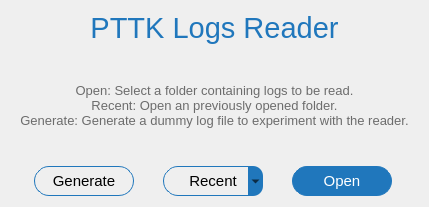
<?xml version="1.0" encoding="UTF-8"?>
<ui version="4.0">
 <class>StartUpDialog</class>
 <widget class="QDialog" name="StartUpDialog">
  <property name="geometry">
   <rect>
    <x>0</x>
    <y>0</y>
    <width>429</width>
    <height>207</height>
   </rect>
  </property>
  <property name="font">
   <font>
    <pointsize>10</pointsize>
   </font>
  </property>
  <property name="windowTitle">
   <string>StartUp Dialog</string>
  </property>
  <property name="windowOpacity">
   <double>1.000000000000000</double>
  </property>
  <property name="styleSheet">
   <string notr="true">QPushButton, QToolButton { border: 1px solid #2077bc;
     border-radius: 15px;
}

QPushButton#g_open {
     background-color: #2077bc;
	color: #FFFFFF;
}

QToolButton::menu-button
{
     background-color: #2077bc;
    border-top-right-radius: 10px;
    border-bottom-right-radius: 10px;
width: 15px;
}

</string>
  </property>
  <layout class="QVBoxLayout" name="verticalLayout">
   <item>
    <widget class="QLabel" name="label">
     <property name="sizePolicy">
      <sizepolicy hsizetype="Preferred" vsizetype="Fixed">
       <horstretch>0</horstretch>
       <verstretch>0</verstretch>
      </sizepolicy>
     </property>
     <property name="palette">
      <palette>
       <active>
        <colorrole role="WindowText">
         <brush brushstyle="SolidPattern">
          <color alpha="255">
           <red>32</red>
           <green>119</green>
           <blue>188</blue>
          </color>
         </brush>
        </colorrole>
       </active>
       <inactive>
        <colorrole role="WindowText">
         <brush brushstyle="SolidPattern">
          <color alpha="255">
           <red>32</red>
           <green>119</green>
           <blue>188</blue>
          </color>
         </brush>
        </colorrole>
       </inactive>
       <disabled>
        <colorrole role="WindowText">
         <brush brushstyle="SolidPattern">
          <color alpha="255">
           <red>120</red>
           <green>120</green>
           <blue>120</blue>
          </color>
         </brush>
        </colorrole>
       </disabled>
      </palette>
     </property>
     <property name="font">
      <font>
       <pointsize>22</pointsize>
       <underline>false</underline>
      </font>
     </property>
     <property name="text">
      <string>PTTK Logs Reader</string>
     </property>
     <property name="alignment">
      <set>Qt::AlignCenter</set>
     </property>
    </widget>
   </item>
   <item>
    <widget class="QLabel" name="label_2">
     <property name="sizePolicy">
      <sizepolicy hsizetype="Preferred" vsizetype="Expanding">
       <horstretch>0</horstretch>
       <verstretch>0</verstretch>
      </sizepolicy>
     </property>
     <property name="palette">
      <palette>
       <active>
        <colorrole role="WindowText">
         <brush brushstyle="SolidPattern">
          <color alpha="255">
           <red>108</red>
           <green>108</green>
           <blue>108</blue>
          </color>
         </brush>
        </colorrole>
       </active>
       <inactive>
        <colorrole role="WindowText">
         <brush brushstyle="SolidPattern">
          <color alpha="255">
           <red>108</red>
           <green>108</green>
           <blue>108</blue>
          </color>
         </brush>
        </colorrole>
       </inactive>
       <disabled>
        <colorrole role="WindowText">
         <brush brushstyle="SolidPattern">
          <color alpha="255">
           <red>120</red>
           <green>120</green>
           <blue>120</blue>
          </color>
         </brush>
        </colorrole>
       </disabled>
      </palette>
     </property>
     <property name="font">
      <font>
       <pointsize>10</pointsize>
      </font>
     </property>
     <property name="styleSheet">
      <string notr="true"/>
     </property>
     <property name="text">
      <string>Open: Select a folder containing logs to be read.
Recent: Open an previously opened folder.
Generate: Generate a dummy log file to experiment with the reader.</string>
     </property>
     <property name="alignment">
      <set>Qt::AlignCenter</set>
     </property>
    </widget>
   </item>
   <item>
    <layout class="QHBoxLayout" name="horizontalLayout">
     <item>
      <widget class="QPushButton" name="g_generate">
       <property name="sizePolicy">
        <sizepolicy hsizetype="Minimum" vsizetype="Expanding">
         <horstretch>0</horstretch>
         <verstretch>0</verstretch>
        </sizepolicy>
       </property>
       <property name="maximumSize">
        <size>
         <width>100</width>
         <height>30</height>
        </size>
       </property>
       <property name="font">
        <font>
         <pointsize>11</pointsize>
        </font>
       </property>
       <property name="cursor">
        <cursorShape>PointingHandCursor</cursorShape>
       </property>
       <property name="text">
        <string>Generate</string>
       </property>
      </widget>
     </item>
     <item>
      <widget class="QToolButton" name="g_recent">
       <property name="sizePolicy">
        <sizepolicy hsizetype="Preferred" vsizetype="Preferred">
         <horstretch>0</horstretch>
         <verstretch>0</verstretch>
        </sizepolicy>
       </property>
       <property name="maximumSize">
        <size>
         <width>100</width>
         <height>30</height>
        </size>
       </property>
       <property name="font">
        <font>
         <pointsize>11</pointsize>
        </font>
       </property>
       <property name="cursor">
        <cursorShape>PointingHandCursor</cursorShape>
       </property>
       <property name="text">
        <string>Recent</string>
       </property>
       <property name="icon">
        <iconset>
         <normaloff>:/resources/dropdown.png</normaloff>:/resources/dropdown.png</iconset>
       </property>
       <property name="iconSize">
        <size>
         <width>8</width>
         <height>8</height>
        </size>
       </property>
       <property name="checkable">
        <bool>false</bool>
       </property>
       <property name="popupMode">
        <enum>QToolButton::MenuButtonPopup</enum>
       </property>
       <property name="toolButtonStyle">
        <enum>Qt::ToolButtonTextOnly</enum>
       </property>
       <property name="autoRaise">
        <bool>false</bool>
       </property>
       <property name="arrowType">
        <enum>Qt::DownArrow</enum>
       </property>
      </widget>
     </item>
     <item>
      <widget class="QPushButton" name="g_open">
       <property name="sizePolicy">
        <sizepolicy hsizetype="Expanding" vsizetype="Expanding">
         <horstretch>0</horstretch>
         <verstretch>0</verstretch>
        </sizepolicy>
       </property>
       <property name="maximumSize">
        <size>
         <width>100</width>
         <height>30</height>
        </size>
       </property>
       <property name="palette">
        <palette>
         <active>
          <colorrole role="WindowText">
           <brush brushstyle="SolidPattern">
            <color alpha="255">
             <red>255</red>
             <green>255</green>
             <blue>255</blue>
            </color>
           </brush>
          </colorrole>
          <colorrole role="Button">
           <brush brushstyle="SolidPattern">
            <color alpha="255">
             <red>32</red>
             <green>119</green>
             <blue>188</blue>
            </color>
           </brush>
          </colorrole>
          <colorrole role="Text">
           <brush brushstyle="SolidPattern">
            <color alpha="255">
             <red>255</red>
             <green>255</green>
             <blue>255</blue>
            </color>
           </brush>
          </colorrole>
          <colorrole role="ButtonText">
           <brush brushstyle="SolidPattern">
            <color alpha="255">
             <red>255</red>
             <green>255</green>
             <blue>255</blue>
            </color>
           </brush>
          </colorrole>
          <colorrole role="Base">
           <brush brushstyle="SolidPattern">
            <color alpha="255">
             <red>32</red>
             <green>119</green>
             <blue>188</blue>
            </color>
           </brush>
          </colorrole>
          <colorrole role="Window">
           <brush brushstyle="SolidPattern">
            <color alpha="255">
             <red>32</red>
             <green>119</green>
             <blue>188</blue>
            </color>
           </brush>
          </colorrole>
          <colorrole role="Shadow">
           <brush brushstyle="SolidPattern">
            <color alpha="255">
             <red>85</red>
             <green>0</green>
             <blue>127</blue>
            </color>
           </brush>
          </colorrole>
          <colorrole role="PlaceholderText">
           <brush brushstyle="NoBrush">
            <color alpha="128">
             <red>255</red>
             <green>255</green>
             <blue>255</blue>
            </color>
           </brush>
          </colorrole>
         </active>
         <inactive>
          <colorrole role="WindowText">
           <brush brushstyle="SolidPattern">
            <color alpha="255">
             <red>255</red>
             <green>255</green>
             <blue>255</blue>
            </color>
           </brush>
          </colorrole>
          <colorrole role="Button">
           <brush brushstyle="SolidPattern">
            <color alpha="255">
             <red>32</red>
             <green>119</green>
             <blue>188</blue>
            </color>
           </brush>
          </colorrole>
          <colorrole role="Text">
           <brush brushstyle="SolidPattern">
            <color alpha="255">
             <red>255</red>
             <green>255</green>
             <blue>255</blue>
            </color>
           </brush>
          </colorrole>
          <colorrole role="ButtonText">
           <brush brushstyle="SolidPattern">
            <color alpha="255">
             <red>255</red>
             <green>255</green>
             <blue>255</blue>
            </color>
           </brush>
          </colorrole>
          <colorrole role="Base">
           <brush brushstyle="SolidPattern">
            <color alpha="255">
             <red>32</red>
             <green>119</green>
             <blue>188</blue>
            </color>
           </brush>
          </colorrole>
          <colorrole role="Window">
           <brush brushstyle="SolidPattern">
            <color alpha="255">
             <red>32</red>
             <green>119</green>
             <blue>188</blue>
            </color>
           </brush>
          </colorrole>
          <colorrole role="Shadow">
           <brush brushstyle="SolidPattern">
            <color alpha="255">
             <red>85</red>
             <green>0</green>
             <blue>127</blue>
            </color>
           </brush>
          </colorrole>
          <colorrole role="PlaceholderText">
           <brush brushstyle="NoBrush">
            <color alpha="128">
             <red>255</red>
             <green>255</green>
             <blue>255</blue>
            </color>
           </brush>
          </colorrole>
         </inactive>
         <disabled>
          <colorrole role="WindowText">
           <brush brushstyle="SolidPattern">
            <color alpha="255">
             <red>255</red>
             <green>255</green>
             <blue>255</blue>
            </color>
           </brush>
          </colorrole>
          <colorrole role="Button">
           <brush brushstyle="SolidPattern">
            <color alpha="255">
             <red>32</red>
             <green>119</green>
             <blue>188</blue>
            </color>
           </brush>
          </colorrole>
          <colorrole role="Text">
           <brush brushstyle="SolidPattern">
            <color alpha="255">
             <red>255</red>
             <green>255</green>
             <blue>255</blue>
            </color>
           </brush>
          </colorrole>
          <colorrole role="ButtonText">
           <brush brushstyle="SolidPattern">
            <color alpha="255">
             <red>255</red>
             <green>255</green>
             <blue>255</blue>
            </color>
           </brush>
          </colorrole>
          <colorrole role="Base">
           <brush brushstyle="SolidPattern">
            <color alpha="255">
             <red>32</red>
             <green>119</green>
             <blue>188</blue>
            </color>
           </brush>
          </colorrole>
          <colorrole role="Window">
           <brush brushstyle="SolidPattern">
            <color alpha="255">
             <red>32</red>
             <green>119</green>
             <blue>188</blue>
            </color>
           </brush>
          </colorrole>
          <colorrole role="Shadow">
           <brush brushstyle="SolidPattern">
            <color alpha="255">
             <red>85</red>
             <green>0</green>
             <blue>127</blue>
            </color>
           </brush>
          </colorrole>
          <colorrole role="PlaceholderText">
           <brush brushstyle="NoBrush">
            <color alpha="128">
             <red>255</red>
             <green>255</green>
             <blue>255</blue>
            </color>
           </brush>
          </colorrole>
         </disabled>
        </palette>
       </property>
       <property name="font">
        <font>
         <pointsize>11</pointsize>
        </font>
       </property>
       <property name="cursor">
        <cursorShape>PointingHandCursor</cursorShape>
       </property>
       <property name="styleSheet">
        <string notr="true"/>
       </property>
       <property name="text">
        <string>Open</string>
       </property>
       <property name="autoDefault">
        <bool>false</bool>
       </property>
       <property name="flat">
        <bool>true</bool>
       </property>
      </widget>
     </item>
    </layout>
   </item>
  </layout>
 </widget>
 <resources>
  <include location="../resources.qrc"/>
 </resources>
 <connections/>
</ui>
